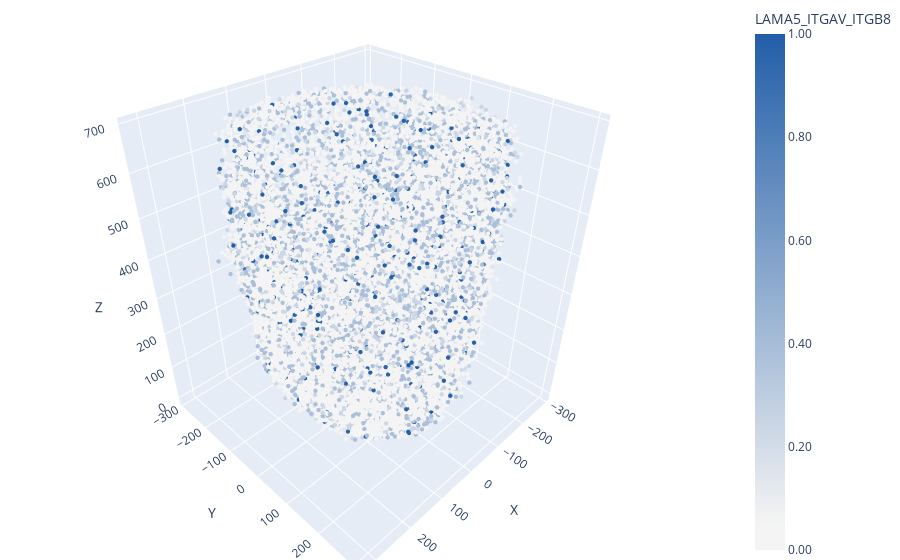

Here is the notebook cell this chart was saved with:
### Code cell
pdf = pd.DataFrame(
  data = {
    pair: 1-adata.uns['local_z_p'].loc[pair],
    'X': adata.obsm['X_3D'][:,0],
    'Y': adata.obsm['X_3D'][:,1],
    'Z': adata.obsm['X_3D'][:,2],
  }
)
plot = px.scatter_3d(
  pdf,
  x='X', y='Y', z='Z',
  color = pair,
  color_continuous_scale = [
        (0.00, "#F4F4F4"),
        (0.05, "#F4F4F4"),
        (1.00, "#225EA8")
    ]
)
plot.update_layout(
  margin=dict(l=0, r=0, t=0, b=0),
  plot_bgcolor = '#ffffff', 
  uirevision='constant',
  coloraxis = {
    'colorbar' : {'tickformat': '4.2f'}
  }
).update_traces(
  marker_size=1.5, marker_opacity=1
)

### Figure 1 — Plotly figure (JSON) as saved in the notebook; plotly's stock layout.template omitted (floating-point values rounded to 4 significant figures; data arrays with more than 128 entries replaced by an {"elided": "..."} marker saying what was removed)
{"data": [{"hovertemplate": "X=%{x}<br>Y=%{y}<br>Z=%{z}<br>LAMA5_ITGAV_ITGB8=%{marker.color}<extra></extra>", "legendgroup": "", "marker": {"color": {"elided": "23736 float values"}, "coloraxis": "coloraxis", "opacity": 1, "size": 1.5, "symbol": "circle"}, "mode": "markers", "name": "", "scene": "scene", "showlegend": false, "type": "scatter3d", "x": {"elided": "23736 float values"}, "y": {"elided": "23736 float values"}, "z": {"elided": "23736 int values"}}], "layout": {"coloraxis": {"colorbar": {"tickformat": "4.2f", "title": {"text": "LAMA5_ITGAV_ITGB8"}}, "colorscale": [[0, "#F4F4F4"], [0.05, "#F4F4F4"], [1, "#225EA8"]]}, "legend": {"tracegroupgap": 0}, "margin": {"b": 0, "l": 0, "r": 0, "t": 0}, "plot_bgcolor": "#ffffff", "scene": {"domain": {"x": [0, 1], "y": [0, 1]}, "xaxis": {"title": {"text": "X"}}, "yaxis": {"title": {"text": "Y"}}, "zaxis": {"title": {"text": "Z"}}}, "uirevision": "constant"}}
